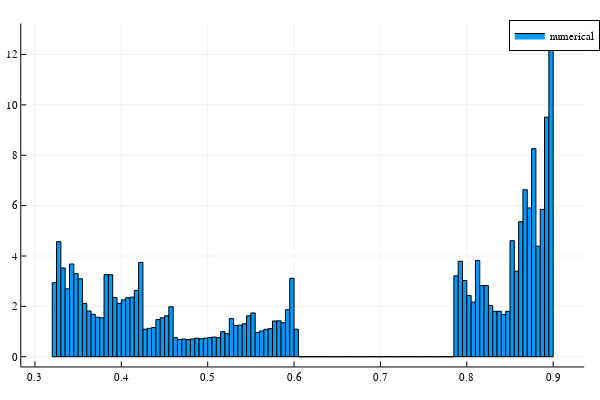

Source (notebook cell):
### Code cell
N1 = 200000
r = 3.6
x = rand()
arrRes = [x]

for i in 1:N1
    x = (x, r) |> logistic_map
    push!(arrRes, x)
end


"""allResults = []
for a in arrRes
    println("i")
    for i in a
        push!(allResults, i)
    end
end"""

histogram(arrRes[1000:N1], normalize = true, bins = 150, label="numerical")
